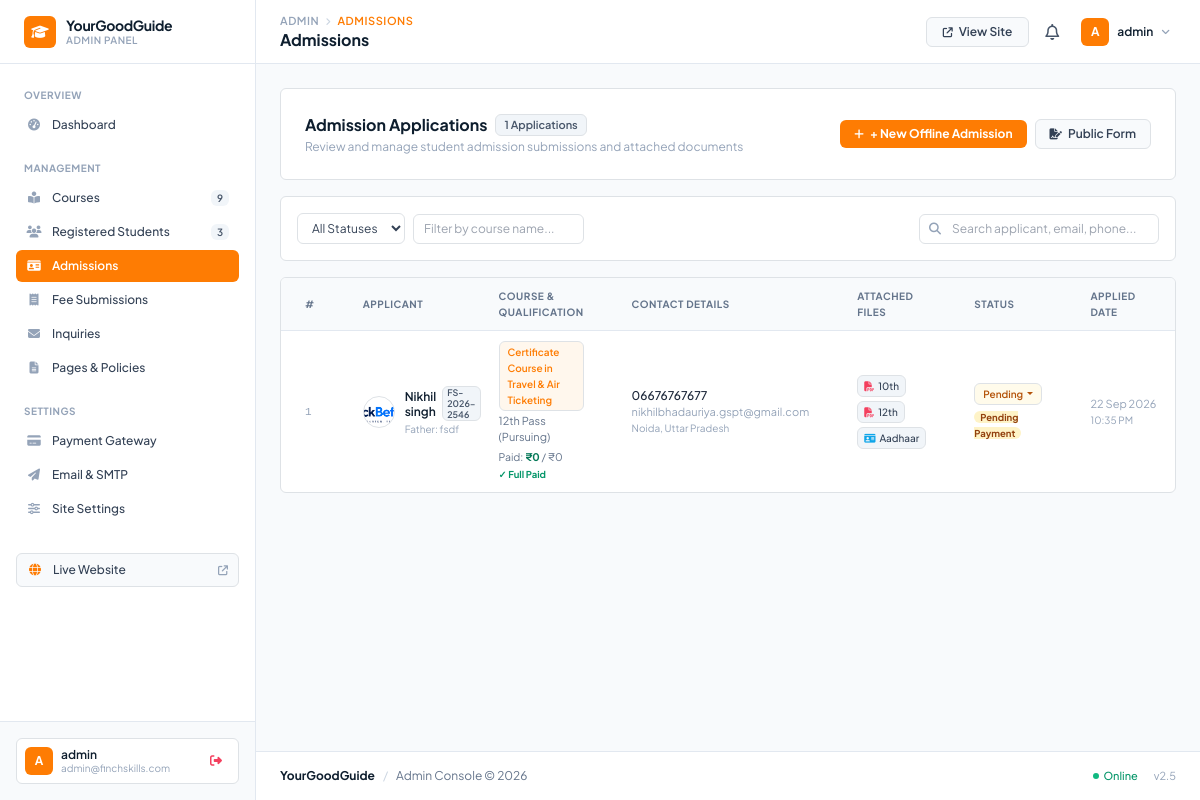
Screenshot of /admin/admissions.php (signed in) with the database file from the repository.
### tables this page shows
CREATE TABLE `admissions` (
  `id` int NOT NULL AUTO_INCREMENT,
  `student_id` varchar(50) DEFAULT NULL,
  `name` varchar(150) NOT NULL,
  `father_name` varchar(150) DEFAULT NULL,
  `email` varchar(150) DEFAULT NULL,
  `mobile` varchar(25) DEFAULT NULL,
  `aadhaar` varchar(30) DEFAULT NULL,
  `dob` varchar(30) DEFAULT NULL,
  `gender` varchar(20) DEFAULT NULL,
  `course` varchar(150) DEFAULT NULL,
  `education` varchar(150) DEFAULT NULL,
  `percentage` varchar(20) DEFAULT NULL,
  `passing_year` varchar(20) DEFAULT NULL,
  `board_university` varchar(150) DEFAULT NULL,
  `state` varchar(100) DEFAULT NULL,
  `city` varchar(100) DEFAULT NULL,
  `post_office` varchar(100) DEFAULT NULL,
  `pincode` varchar(20) DEFAULT NULL,
  `address` text,
  `marksheet10` varchar(255) DEFAULT NULL,
  `marksheet12` varchar(255) DEFAULT NULL,
  `aadhaar_card` varchar(255) DEFAULT NULL,
  `photo` varchar(255) DEFAULT NULL,
  `status` enum('Pending','Approved','Rejected') DEFAULT 'Pending',
  `fee_total` decimal(10,2) DEFAULT '0.00',
  `fee_paid` decimal(10,2) DEFAULT '0.00',
  `fee_pending` decimal(10,2) DEFAULT '0.00',
  `payment_plan` enum('full','installment') DEFAULT NULL,
  `payment_status` enum('Pending Payment','Partial Paid','Fully Paid') DEFAULT 'Pending Payment',
  `is_read` tinyint(1) DEFAULT '0',
  `created_at` timestamp NOT NULL DEFAULT CURRENT_TIMESTAMP,
  PRIMARY KEY (`id`)
);

### admin/admissions.php (the view, shortened to what this page needs)
<?php
require_once __DIR__ . '/includes/header.php';
$search = trim($_GET['search'] ?? '');
$filter_course = trim($_GET['course'] ?? '');
$query = "SELECT * FROM admissions WHERE 1=1";
$params = [];
$query .= " ORDER BY id DESC";
$stmt = $pdo->prepare($query);
$stmt->execute($params);
$admissions = $stmt->fetchAll();
?>
<div class="space-y-4">
    <div class="flex flex-col sm:flex-row sm:items-center justify-between gap-3 bg-white p-4 rounded-md border border-slate-200">
        <div>
            <div class="flex items-center gap-2">
                <h2 class="text-base font-bold text-[#0e1e2e]">Admission Applications</h2>
                <span class="px-2 py-0.5 text-[11px] font-semibold bg-slate-100 text-slate-600 rounded border border-slate-200">
                    <?= count($admissions) ?> Applications
                </span>
            </div>
            <p class="text-xs text-slate-400 mt-0.5">Review and manage student admission submissions and attached documents</p>
        </div>
        <div class="flex items-center gap-2">
            <a href="admission-add.php" class="px-3.5 py-1.5 text-xs font-bold text-white bg-[#fe7c03] hover:bg-[#ea6c00] rounded-md transition-colors flex items-center gap-1.5 no-underline">
                <i class="fa-solid fa-plus text-[11px]"></i>
                <span>+ New Offline Admission</span>
            </a>
            <a href="../admission.php" target="_blank" class="px-3.5 py-1.5 text-xs font-semibold text-slate-700 bg-slate-50 hover:bg-slate-100 border border-slate-200 rounded-md transition-colors flex items-center gap-1.5 no-underline">
                <i class="fa-solid fa-file-signature text-[11px]"></i>
                <span>Public Form</span>
            </a>
        </div>
    </div>
    <div class="bg-white border border-slate-200 rounded-md p-3">
        <form method="GET" action="admissions.php" class="flex flex-wrap items-center justify-between gap-2.5">
            <div class="flex flex-wrap items-center gap-2">
                <select name="status" onchange="this.form.submit()" class="text-xs bg-white border border-slate-200 rounded-md px-2.5 py-1.5 text-slate-700 focus:outline-none focus:border-[#fe7c03]">
                    <option value="">All Statuses</option>
                </select>
                <input type="text" name="course" placeholder="Filter by course name..." value="<?= htmlspecialchars($filter_course) ?>" class="text-xs bg-white border border-slate-200 rounded-md px-2.5 py-1.5 text-slate-700 focus:outline-none focus:border-[#fe7c03]">
            </div>
            <div class="relative min-w-[240px]">
                <i class="fa-solid fa-magnifying-glass absolute left-2.5 top-1/2 -translate-y-1/2 text-slate-400 text-xs"></i>
                <input type="text" name="search" placeholder="Search applicant, email, phone..." value="<?= htmlspecialchars($search) ?>" class="w-full text-xs pl-8 pr-3 py-1.5 bg-white border border-slate-200 rounded-md focus:outline-none focus:border-[#fe7c03] text-slate-800">
            </div>
        </form>
    </div>
    <div class="bg-white border border-slate-200 rounded-md overflow-hidden">
        <div class="overflow-x-auto">
            <table class="w-full text-left text-xs">
                <thead class="bg-slate-50 border-b border-slate-200 text-slate-500 font-semibold uppercase text-[10px] tracking-wider">
                    <tr>
                        <th class="px-4 py-2.5">#</th>
                        <th class="px-4 py-2.5">Applicant</th>
                        <th class="px-4 py-2.5">Course &amp; Qualification</th>
                        <th class="px-4 py-2.5">Contact Details</th>
                        <th class="px-4 py-2.5">Attached Files</th>
                        <th class="px-4 py-2.5">Status</th>
                        <th class="px-4 py-2.5">Applied Date</th>
                    </tr>
                </thead>
                <tbody class="divide-y divide-slate-100">
                    <?php if (empty($admissions)): ?>
                        <tr>
                            <td colspan="8" class="px-4 py-8 text-center text-slate-400">
                                <i class="fa-solid fa-id-card text-2xl mb-1 text-slate-300 block"></i>
                                <span class="font-semibold text-slate-700 block">No admission applications found</span>
                                <span class="text-[11px]">No applications match your current filters.</span>
                            </td>
                        </tr>
                    <?php else: ?>
                        <?php foreach ($admissions as $idx => $row): ?>
                            <tr class="hover:bg-slate-50/80 transition-colors">
                                <td class="px-4 py-2.5 font-mono text-[11px] text-slate-400"><?= $idx + 1 ?></td>
                                <td class="px-4 py-2.5">
                                    <div class="flex items-center gap-2.5">
                                        <?php
                                        $photoSrc = '';
                                        if (!empty($row['photo'])) {
                                            if (file_exists(__DIR__ . '/../uploads/admissions/' . $row['photo'])) {
                                                $photoSrc = '../uploads/admissions/' . htmlspecialchars($row['photo']);
                                            } elseif (file_exists(__DIR__ . '/../' . $row['photo'])) {
                                                $photoSrc = '../' . htmlspecialchars($row['photo']);
                                            }
                                        }
                                        ?>
                                        <?php if (!empty($photoSrc)): ?>
                                            <img src="<?= $photoSrc ?>" class="w-8 h-8 rounded-full object-cover border border-slate-200 shrink-0" alt="Avatar">
                                        <?php else: ?>
                                            <div class="w-8 h-8 rounded-full bg-slate-100 border border-slate-200 text-slate-600 font-bold flex items-center justify-center text-xs shrink-0">
                                                <?= strtoupper(substr($row['name'], 0, 1)) ?>
                                            </div>
                                        <?php endif; ?>
                                        <div>
                                            <div class="font-semibold text-[#0e1e2e] leading-tight flex items-center gap-1.5">
                                                <span><?= htmlspecialchars($row['name']) ?></span>
                                                <?php if (!empty($row['student_id'])): ?>
                                                    <span class="font-mono text-[9px] px-1 py-0.2 rounded bg-slate-100 text-slate-600 border border-slate-200"><?= htmlspecialchars($row['student_id']) ?></span>
                                                <?php endif; ?>
                                            </div>
                                            <div class="text-[10px] text-slate-400">Father: <?= htmlspecialchars($row['father_name'] ?? 'N/A') ?></div>
                                        </div>
                                    </div>
                                </td>
                                <td class="px-4 py-2.5">
                                    <span class="px-2 py-0.5 text-[10px] font-semibold rounded bg-orange-50 text-[#fe7c03] border border-orange-200 inline-block">
                                        <?= htmlspecialchars($row['course'] ?? 'N/A') ?>
                                    </span>
                                    <div class="text-[11px] text-slate-500 mt-0.5"><?= htmlspecialchars($row['education'] ?? 'N/A') ?></div>
                                    <?php if (!empty($row['fee_total'])): ?>
                                        <div class="text-[10.5px] mt-1 font-mono">
                                            <span class="text-slate-500">Paid: <strong class="text-emerald-700">₹<?= number_format((float)$row['fee_paid'], 0) ?></strong> / ₹<?= number_format((float)$row['fee_total'], 0) ?></span>
                                            <?php if ((float)$row['fee_pending'] > 0): ?>
                                                <span class="text-rose-600 block text-[9.5px]">Due: ₹<?= number_format((float)$row['fee_pending'], 0) ?></span>
                                            <?php else: ?>
                                                <span class="text-emerald-600 block text-[9.5px] font-bold">✓ Full Paid</span>
                                            <?php endif; ?>
                                        </div>
                                    <?php endif; ?>
                                </td>
                                <td class="px-4 py-2.5">
                                    <div class="font-medium text-slate-800"><?= htmlspecialchars($row['mobile'] ?? 'N/A') ?></div>
                                    <div class="text-[11px] text-slate-400"><?= htmlspecialchars($row['email'] ?? 'N/A') ?></div>
                                    <div class="text-[10px] text-slate-400"><?= htmlspecialchars($row['city'] ?? '') ?>, <?= htmlspecialchars($row['state'] ?? '') ?></div>
                                </td>
                                <td class="px-4 py-2.5">
                                    <div class="flex flex-wrap gap-1">
                                        <?php if (!empty($row['marksheet10'])): ?>
                                            <a href="../uploads/admissions/<?= htmlspecialchars($row['marksheet10']) ?>" target="_blank" class="px-1.5 py-0.5 text-[10px] font-medium rounded bg-slate-100 text-slate-700 border border-slate-200 hover:bg-slate-200 no-underline inline-flex items-center gap-1">
                                                <i class="fa-solid fa-file-pdf text-rose-500"></i> 10th
                                            </a>
                                        <?php endif; ?>
                                        <?php if (!empty($row['marksheet12'])): ?>
                                            <a href="../uploads/admissions/<?= htmlspecialchars($row['marksheet12']) ?>" target="_blank" class="px-1.5 py-0.5 text-[10px] font-medium rounded bg-slate-100 text-slate-700 border border-slate-200 hover:bg-slate-200 no-underline inline-flex items-center gap-1">
                                                <i class="fa-solid fa-file-pdf text-rose-500"></i> 12th
                                            </a>
                                        <?php endif; ?>
                                        <?php if (!empty($row['aadhaar_card'])): ?>
                                            <a href="../uploads/admissions/<?= htmlspecialchars($row['aadhaar_card']) ?>" target="_blank" class="px-1.5 py-0.5 text-[10px] font-medium rounded bg-slate-100 text-slate-700 border border-slate-200 hover:bg-slate-200 no-underline inline-flex items-center gap-1">
                                                <i class="fa-solid fa-id-card text-sky-500"></i> Aadhaar
                                            </a>
                                        <?php endif; ?>
                                    </div>
                                </td>
                                <td class="px-4 py-2.5">
                                    <div class="dropdown inline-block">
                                        <button class="px-2 py-0.5 text-[10px] font-semibold rounded border dropdown-toggle <?= $row['status'] === 'Approved' ? 'bg-emerald-50 text-emerald-700 border-emerald-200' : ($row['status'] === 'Rejected' ? 'bg-rose-50 text-rose-700 border-rose-200' : 'bg-amber-50 text-amber-700 border-amber-200') ?>" type="button" data-bs-toggle="dropdown">
                                            <?= htmlspecialchars($row['status']) ?>
                                        </button>
                                    </div>
                                    <?php if (!empty($row['payment_status'])): ?>
                                        <div class="mt-1">
                                            <span class="text-[9.5px] font-bold px-1.5 py-0.2 rounded <?= $row['payment_status'] === 'Fully Paid' ? 'bg-emerald-100 text-emerald-800' : ($row['payment_status'] === 'Partial Paid' ? 'bg-sky-100 text-sky-800' : 'bg-amber-100 text-amber-800') ?>">
                                                <?= htmlspecialchars($row['payment_status']) ?>
                                            </span>
                                        </div>
                                    <?php endif; ?>
                                </td>
                                <td class="px-4 py-2.5 text-slate-400 text-[11px] whitespace-nowrap">
                                    <?= date('d M Y', strtotime($row['created_at'])) ?><br>
                                    <span class="text-[10px]"><?= date('h:i A', strtotime($row['created_at'])) ?></span>
                                </td>
                            </tr>
                        <?php endforeach; ?>
                    <?php endif; ?>
                </tbody>
            </table>
        </div>
    </div>
</div>
<?php require_once __DIR__ . '/includes/footer.php'; ?>

### admin/includes/header.php (style rules this page uses)
body, input, button, select, textarea, table, h1, h2, h3, h4, h5, h6, p, a, div, span:not([class*="fa-"]) { font-family: 'Plus Jakarta Sans', sans-serif; }
body { background-color: #f8fafc; color: #0e1e2e; }

### rows the page displays
admissions: photo (picture), name "Nikhil singh", student "FS-2026-2546", father_name "fsdf", course "Certificate Course in Travel & Air Ticketing", education "12th Pass (Pursuing)", fee_paid "0", fee_total "0", fee_pending "✓ Full Paid", mobile "06676767677", email "nikhilbhadauriya.gspt@gmail.com", city "Noida", state "Uttar Pradesh", status "Pending", payment_status "Pending Payment", created_at "22 Sep 2026", created_at "10:35 PM"

### other values shown
$admin_stats['total_courses'] "9"
$admin_stats['total_students'] "3"
$admin_initial "A"
$admin_name "admin"
$_SESSION['admin_email'] "admin@finchskills.com"
$page_title "ADMISSIONS"
$page_title "Admissions"
count($admissions) "1"
